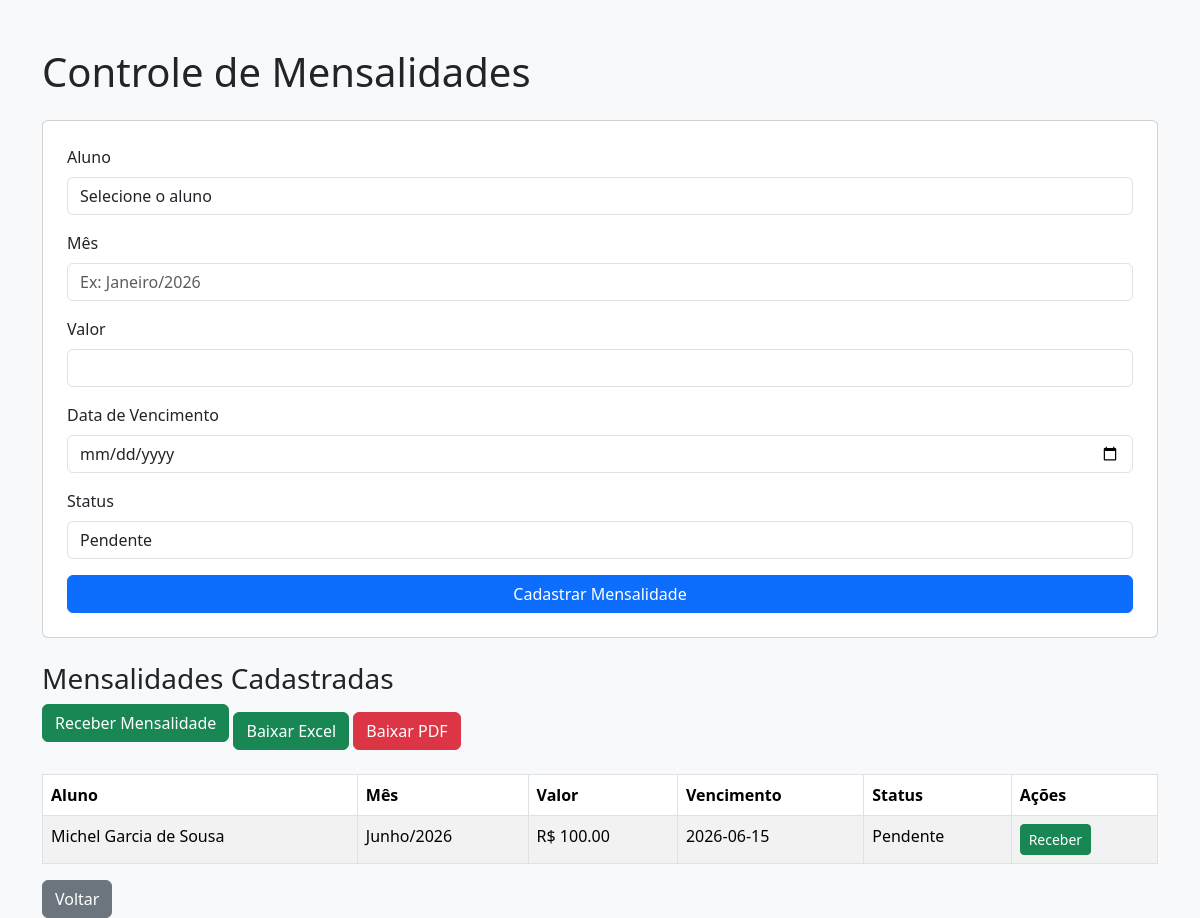
Before: /mensalidades (signed in) with the older database file.
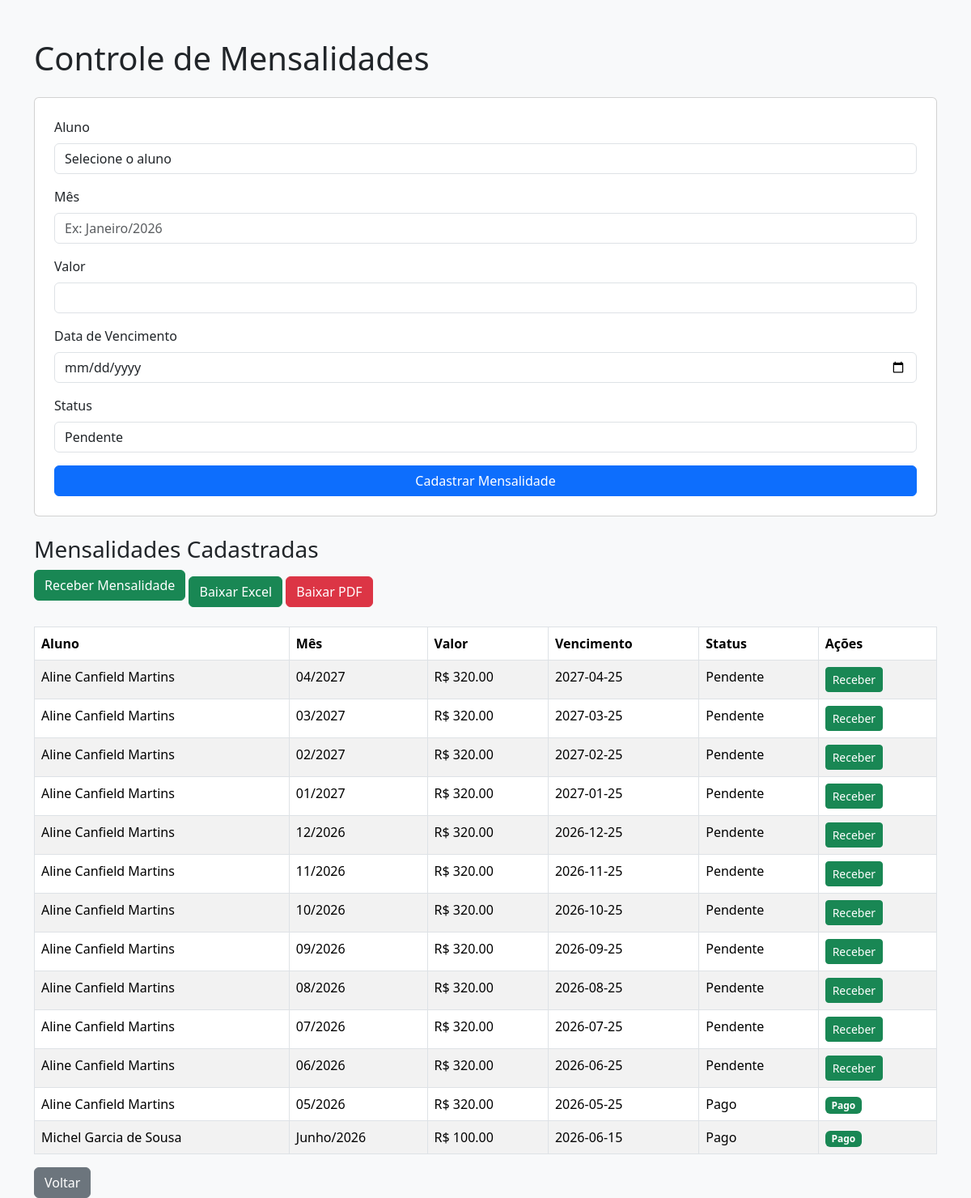
After: the same page with the newer database file.
### tables this page shows
CREATE TABLE mensalidades(
           id INTEGER PRIMARY KEY AUTOINCREMENT, 
           aluno_id INTEGER NOT NULL,
           mes TEXT NOT NULL,
           valor REAL NOT NULL,
           data_vencimento TEXT,
           status TEXT DEFAULT 'Pendente',
           FOREIGN KEY (aluno_id) REFERENCES alunos(id)
        );

CREATE TABLE alunos (
                id INTEGER PRIMARY KEY AUTOINCREMENT,
                nome TEXT NOT NULL,
                endereco TEXT, 
                telefone TEXT,
                email TEXT, 
                data_nascimento TEXT,
                observacoes TEXT
            , tipo_plano TEXT, aulas_semana TEXT, dias_horarios TEXT, valor_mensal REAL, dia_vencimento INTEGER, data_inicio TEXT, assinatura TEXT);

### app.py (the view)
@app.route("/mensalidades")
def mensalidades():
    if "usuario" not in session:
        return redirect("/")
    if not somente_admin():
        return redirect("/dashboard")
    conexao = conectar()
    cursor = conexao.cursor()
    cursor.execute("SELECT id, nome FROM alunos ORDER BY nome")
    alunos = cursor.fetchall()
    cursor.execute("""
        SELECT mensalidades.id, alunos.nome, mensalidades.mes,
               mensalidades.valor, mensalidades.data_vencimento,
               CASE
                  WHEN mensalidades.status != 'Pago'
                       AND mensalidades.data_vencimento < date('now')
                  THEN 'Atrasado'
                  ELSE mensalidades.status
                END as status
        FROM mensalidades
        JOIN alunos ON alunos.id = mensalidades.aluno_id
        ORDER BY mensalidades.id DESC
    """)
    mensalidades = cursor.fetchall()
    conexao.close()
    return render_template("mensalidades.html", alunos=alunos, mensalidades=mensalidades)

### app.py (called while the page is built)
def conectar():
    return sqlite3.connect("banco.db")

def somente_admin():
    return session.get("nivel") == "admin"

### templates/mensalidades.html (shortened to what this page needs)
<!DOCTYPE html>
<html lang="pt-br">
<head>
    <link href="https://cdn.jsdelivr.net/npm/bootstrap@5.3.3/dist/css/bootstrap.min.css" rel="stylesheet">
</head>
<body class="bg-light">
<div class="container mt-5">
    <h1 class="mb-4">Controle de Mensalidades</h1>
    <form action="/cadastrar_mensalidades" method="POST" class="card p-4 mb-4">
        <div class="mb-3">
            <label class="form-label">Aluno</label>
            <select name="aluno_id" class="form-control" required>
                <option value="">Selecione o aluno</option>
            </select>
        </div>
        <div class="mb-3">
            <label class="form-label">Mês</label>
            <input type="text" name="mes" class="form-control" placeholder="Ex: Janeiro/2026" required>
        </div>
        <div class="mb-3">
            <label class="form-label">Valor</label>
            <input type="number" step="0.01" name="valor" class="form-control" required>
        </div>
        <div class="mb-3">
            <label class="form-label">Data de Vencimento</label>
            <input type="date" name="data_vencimento" class="form-control">
        </div>
        <div class="mb-3">
            <label class="form-label">Status</label>
            <select name="status" class="form-control">
                <option value="Pendente">Pendente</option>
            </select>
        </div>
        <button type="submit" class="btn btn-primary">Cadastrar Mensalidade</button>
    </form>
    <h3>Mensalidades Cadastradas</h3>
    <div class="mb-3">
        <a href="/receber_mensalidades" class="btn btn-success mb-3">
            Receber Mensalidade
        </a>
        <a href = "/relatorio_mensalidades_excel" class="btn btn-success">
            Baixar Excel
        </a>
        <a href = "/relatorio_mensalidades_pdf" class="btn btn-danger">
            Baixar PDF
        </a>
    </div>
    <div class="table-responsive">
        <table class="table table-bordered table-striped bg-white">
            <thead>
                <tr>
                    <th>Aluno</th>
                    <th>Mês</th>
                    <th>Valor</th>
                    <th>Vencimento</th>
                    <th>Status</th>
                    <th>Ações</th>
                </tr>
            </thead>
            <tbody>
                {% for mensalidade in mensalidades %}
                <tr>
                    <td>{{ mensalidade[1] }}</td>
                    <td>{{ mensalidade[2] }}</td>
                    <td>R$ {{ "%.2f"|format(mensalidade[3]) }}</td>
                    <td>{{ mensalidade[4] }}</td>
                    <td>{{ mensalidade[5] }}</td>
                    <td>
                        {% if mensalidade[5] != 'Pago' %}
                            <a href="/receber_mensalidade/{{ mensalidade[0] }}"
                            class="btn btn-sm btn-success">
                            Receber
                            </a>
                        {% else %}
                            <span class="badge bg-success">Pago</span>
                        {% endif %}
                    </td>
                </tr>
                {% endfor %}
            </tbody>
        </table>
    </div>
    <a href="/dashboard" class="btn btn-secondary">Voltar</a>
</div>
</body>
</html>

Changed rows visible on the page:
added mensalidades: nome "Aline Canfield Martins", mes "04/2027", valor "320.00", data_vencimento "2027-04-25", status "Pendente"
added mensalidades: nome "Aline Canfield Martins", mes "03/2027", valor "320.00", data_vencimento "2027-03-25", status "Pendente"
added mensalidades: nome "Aline Canfield Martins", mes "02/2027", valor "320.00", data_vencimento "2027-02-25", status "Pendente"
added mensalidades: nome "Aline Canfield Martins", mes "01/2027", valor "320.00", data_vencimento "2027-01-25", status "Pendente"
added mensalidades: nome "Aline Canfield Martins", mes "12/2026", valor "320.00", data_vencimento "2026-12-25", status "Pendente"
added mensalidades: nome "Aline Canfield Martins", mes "11/2026", valor "320.00", data_vencimento "2026-11-25", status "Pendente"
added mensalidades: nome "Aline Canfield Martins", mes "10/2026", valor "320.00", data_vencimento "2026-10-25", status "Pendente"
added mensalidades: nome "Aline Canfield Martins", mes "09/2026", valor "320.00", data_vencimento "2026-09-25", status "Pendente"
added mensalidades: nome "Aline Canfield Martins", mes "08/2026", valor "320.00", data_vencimento "2026-08-25", status "Pendente"
added mensalidades: nome "Aline Canfield Martins", mes "07/2026", valor "320.00", data_vencimento "2026-07-25", status "Pendente"
added mensalidades: nome "Aline Canfield Martins", mes "06/2026", valor "320.00", data_vencimento "2026-06-25", status "Pendente"
added mensalidades: nome "Aline Canfield Martins", mes "05/2026", valor "320.00", data_vencimento "2026-05-25", status "Pago"
changed mensalidades "Junho/2026": status "Pendente" → "Pago"; text "Receber" → "Pago"
